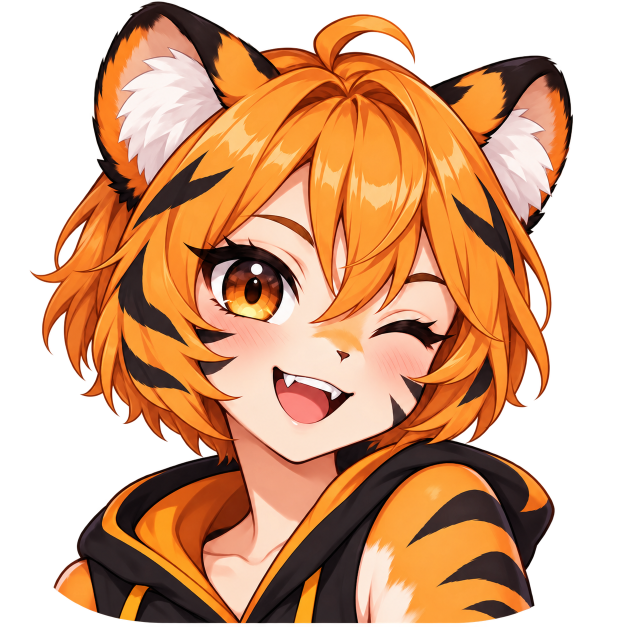
#> input picture assets/Tigirl-wizard-source.png, 1254 x 1254 px (shown at 1/2 size)
$ python make_icon.py ../assets/Tigirl-wizard-source.png out.png
#> lines starting #> are read from the running program, lines starting #| are printed output that depends on the picture
"""Convert the supplied transparent logo to a multi-resolution Windows icon."""
from pathlib import Path
from PIL import Image
import argparse
parser=argparse.ArgumentParser()
parser.add_argument('source',type=Path)
parser.add_argument('output',type=Path)
parser.add_argument('--wizard', action='store_true', help='Also create Inno wizard bitmaps beside the icon')
parser.add_argument('--wizard-large-source', type=Path, help='Separate artwork for the large wizard bitmap')
args=parser.parse_args()
image=Image.open(args.source).convert('RGBA')
#> image is the input picture: PIL image 1254x1254 RGBA; mean R, G, B, A 128.1, 81.4, 48.1, 166.1
# A small transparent margin prevents the silhouette touching the icon bounds.
image.thumbnail((240,240),Image.Resampling.LANCZOS)
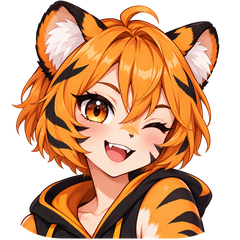
#> image: PIL image 240x240 RGBA; mean R, G, B, A 128.6, 81.2, 48, 166.1; transparent parts drawn white
canvas=Image.new('RGBA',(256,256))
#> canvas: PIL image 256x256 RGBA; every value is 0
canvas.alpha_composite(image,((256-image.width)//2,(256-image.height)//2))
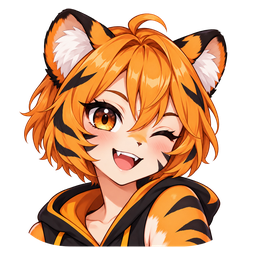
#> canvas: PIL image 256x256 RGBA; mean R, G, B, A 113, 71.4, 42.2, 146; transparent parts drawn white
canvas.save(args.output,format='ICO',sizes=[(s,s) for s in (16,20,24,32,40,48,64,96,128,256)])

if args.wizard:
    original=Image.open(args.source).convert('RGBA')
    for suffix,size,thumb in [('wizard',(164,314),144),('wizard-small',(55,55),49)]:
        bitmap=Image.new('RGB',size,(255,250,243))
        logo=(Image.open(args.wizard_large_source).convert('RGBA')
              if suffix == 'wizard' and args.wizard_large_source else original.copy())
        logo.thumbnail((thumb,thumb),Image.Resampling.LANCZOS)
        bitmap.paste(logo,((size[0]-logo.width)//2,(size[1]-logo.height)//2),logo)
        bitmap.save(args.output.with_name(args.output.stem+'-'+suffix+'.bmp'))
